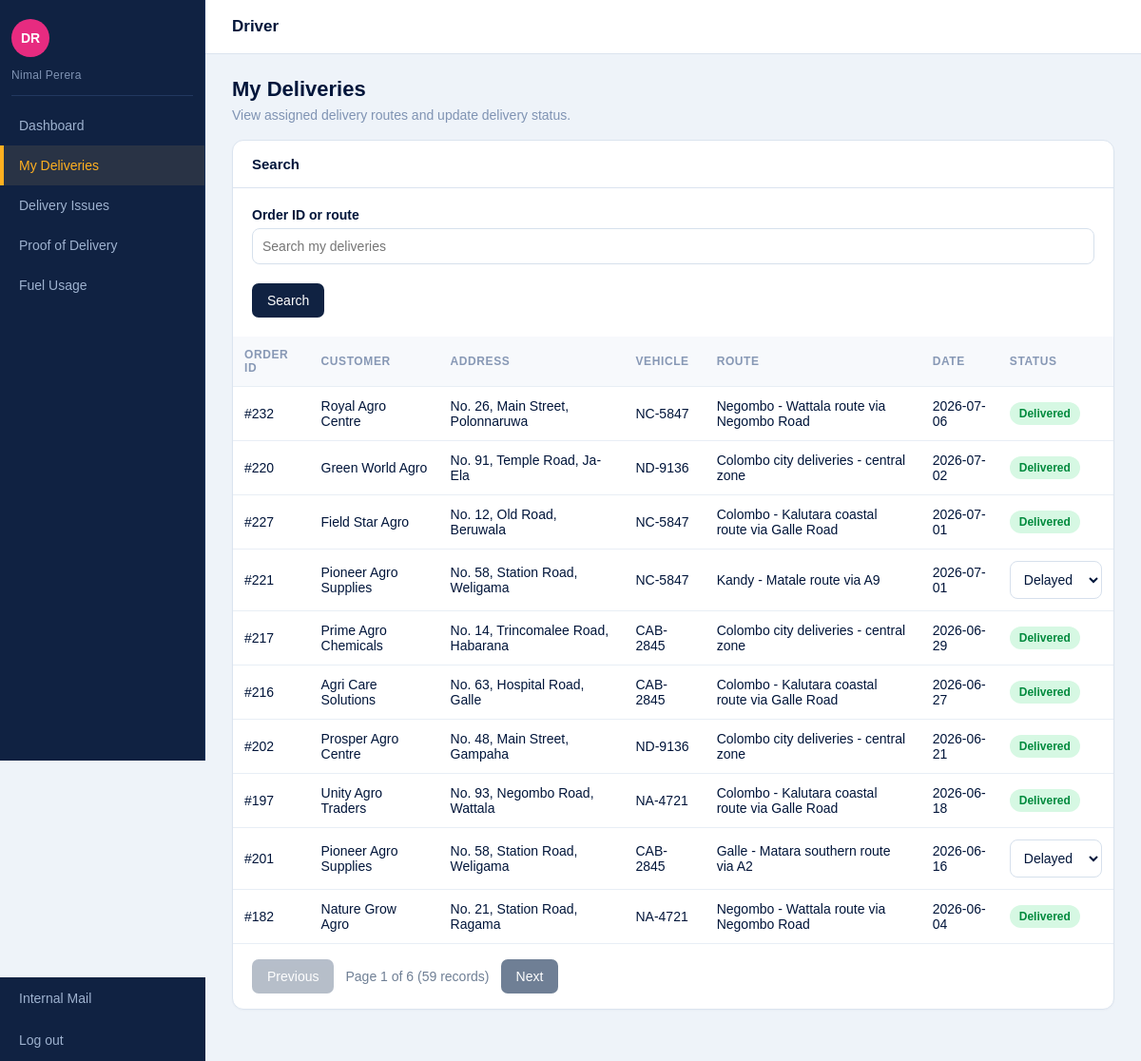
The app's page /codebase/login/roles/driver/my_deliveries.php (signed in) with its own data.
### tables this page shows
CREATE TABLE delivery (
    delivery_id INT AUTO_INCREMENT PRIMARY KEY,
    order_id INT NOT NULL UNIQUE,
    driver_id INT NOT NULL,
    vehicle_id INT NOT NULL,
    scheduled_date DATE NOT NULL,
    route_details TEXT,
    status VARCHAR(30) NOT NULL,
    transport_cost DECIMAL(10,2) NOT NULL,
    FOREIGN KEY (order_id) REFERENCES sales_order(order_id),
    FOREIGN KEY (driver_id) REFERENCES employee(employee_id),
    FOREIGN KEY (vehicle_id) REFERENCES vehicle(vehicle_id)
);

CREATE TABLE customer (
    customer_id INT AUTO_INCREMENT PRIMARY KEY,
    name VARCHAR(100) NOT NULL,
    contact_no VARCHAR(20) NOT NULL,
    email VARCHAR(100) UNIQUE,
    address TEXT,
    loyalty_points INT NOT NULL
);

CREATE TABLE vehicle (
    vehicle_id INT AUTO_INCREMENT PRIMARY KEY,
    plate_number VARCHAR(30) NOT NULL UNIQUE,
    vehicle_type VARCHAR(50) NOT NULL,
    capacity VARCHAR(50)
);

### codebase/login/roles/driver/helpers.php (called while the page is built, shortened)
<?php
function getCurrentEmployeeId($connection, $userId)
{
    $statement = mysqli_prepare($connection, "SELECT employee_id FROM employee WHERE user_id = ?");
    mysqli_stmt_bind_param($statement, "i", $userId);
    mysqli_stmt_execute($statement);
    $row = mysqli_fetch_assoc(mysqli_stmt_get_result($statement));
    return $row ? (int) $row["employee_id"] : null;
}
function getDriverDeliveries($connection, $driverId)
{
    $statement = mysqli_prepare(
        $connection,
        "SELECT d.delivery_id, d.order_id, cu.name AS customer_name, cu.address, v.plate_number,
                d.scheduled_date, d.route_details, d.status
         FROM delivery d
         JOIN sales_order so ON so.order_id = d.order_id
         JOIN customer cu ON cu.customer_id = so.customer_id
         JOIN vehicle v ON v.vehicle_id = d.vehicle_id
         WHERE d.driver_id = ?
         ORDER BY d.scheduled_date DESC, d.delivery_id DESC"
    );
    mysqli_stmt_bind_param($statement, "i", $driverId);
    mysqli_stmt_execute($statement);
    $result = mysqli_fetch_all(mysqli_stmt_get_result($statement), MYSQLI_ASSOC);
    return $result;
}

### codebase/login/roles/driver/my_deliveries.php (the view, shortened to what this page needs)
<?php
require_once __DIR__ . '/../../config.php';
require_once __DIR__ . '/../../pagination.php';
require_once __DIR__ . '/helpers.php';
$currentDriverId = getCurrentEmployeeId($connection, (int) $_SESSION["user_id"]);
$search = trim($_GET["q"] ?? "");
$deliveries = getDriverDeliveries($connection, $currentDriverId);
$perPage = 10;
$totalDeliveries = count($deliveries);
$totalDeliveryPages = max(1, (int) ceil($totalDeliveries / $perPage));
$currentPage = min(getCurrentPage(), $totalDeliveryPages);
$offset = ($currentPage - 1) * $perPage;
$deliveries = array_slice($deliveries, $offset, $perPage);
$statusOptions = [
    "scheduled" => "Scheduled",
    "dispatched" => "Dispatched",
    "in_transit" => "In Transit",
    "delivered" => "Delivered",
    "delayed" => "Delayed",
    "cancelled" => "Cancelled",
];
$statusClasses = [
    "scheduled" => "progress", "dispatched" => "progress", "in_transit" => "progress",
    "delivered" => "resolved", "delayed" => "pending", "cancelled" => "pending",
];
?>
<!DOCTYPE html>
<html lang="en">
<head>
  <link rel="stylesheet" href="css/driver_style.css">
</head>
<body>
  <header class="topbar">
    <h1>Driver</h1>
  </header>
  <div class="layout">
    <?php include __DIR__ . '/nav.php'; ?>
    <main class="content">
      <section class="page-title">
        <h2>My Deliveries</h2>
        <p>View assigned delivery routes and update delivery status.</p>
      </section>
      <section class="panel">
        <h3>Search</h3>
        <form method="get" action="my_deliveries.php">
          <div class="form-grid">
            <div class="form-group full-width">
              <label for="q">Order ID or route</label>
              <input type="text" id="q" name="q" value="<?= htmlspecialchars($search) ?>" placeholder="Search my deliveries">
            </div>
          </div>
          <div class="button-row">
            <button class="btn" type="submit">Search</button>
          </div>
        </form>
        <div class="table-wrapper">
          <table>
            <thead>
              <tr>
                <th>Order ID</th>
                <th>Customer</th>
                <th>Address</th>
                <th>Vehicle</th>
                <th>Route</th>
                <th>Date</th>
                <th>Status</th>
              </tr>
            </thead>
            <tbody>
              <?php foreach ($deliveries as $row): ?>
                <tr>
                  <td>#<?= $row["order_id"] ?></td>
                  <td><?= htmlspecialchars($row["customer_name"]) ?></td>
                  <td><?= htmlspecialchars($row["address"] ?? "") ?></td>
                  <td><?= htmlspecialchars($row["plate_number"]) ?></td>
                  <td><?= htmlspecialchars($row["route_details"] ?? "") ?></td>
                  <td><?= htmlspecialchars($row["scheduled_date"]) ?></td>
                  <td>
                    <?php if (in_array($row["status"], ["delivered", "cancelled"], true)): ?>
                      <span class="status <?= $statusClasses[$row["status"]] ?? "progress" ?>"><?= htmlspecialchars($statusOptions[$row["status"]] ?? $row["status"]) ?></span>
                    <?php else: ?>
                      <form method="post" action="my_deliveries.php">
                        <select name="status" onchange="this.form.submit()">
                          <?php foreach ($statusOptions as $value => $label): ?>
                            <option value="<?= $value ?>" <?= $row["status"] === $value ? "selected" : "" ?>><?= $label ?></option>
                          <?php endforeach; ?>
                        </select>
                      </form>
                    <?php endif; ?>
                  </td>
                </tr>
              <?php endforeach; ?>
            </tbody>
          </table>
        </div>
      </section>
    </main>
  </div>
</body>
</html>

### codebase/login/roles/driver/css/driver_style.css (style rules this page uses)
* { box-sizing: border-box; }
body { margin: 0; font-family: Arial, Helvetica, sans-serif; background-color: #eef3f9; color: #00153a; }
.topbar { min-height: 56px; margin-left: 216px; background-color: #ffffff; color: #00153a; border-bottom: 1px solid #dbe4ef; padding: 18px 28px; }
.topbar h1 { margin: 0; font-size: 17px; font-weight: bold; }
.layout { min-height: calc(100vh - 56px); }
.content { margin-left: 216px; padding: 24px 28px 36px; }
.page-title { margin-bottom: 18px; }
.page-title h2 { margin: 0; color: #00153a; font-size: 22px; }
.page-title p { margin: 6px 0 0; color: #7f93b3; font-size: 14px; }
.card, .panel { background-color: #ffffff; border: 1px solid #dbe4ef; border-radius: 12px; box-shadow: 0 1px 2px rgba(16, 34, 66, 0.03); }
.panel { margin-bottom: 18px; overflow: hidden; }
.panel h3 { margin: 0; padding: 16px 20px; border-bottom: 1px solid #dbe4ef; color: #00153a; font-size: 15px; }
.form-grid { display: grid; grid-template-columns: repeat(2, minmax(220px, 1fr)); gap: 16px; padding: 20px; }
.form-group { display: flex; flex-direction: column; }
.form-group.full-width { grid-column: 1 / -1; }
label { margin-bottom: 6px; color: #00153a; font-size: 14px; font-weight: bold; }
input, select, textarea { width: 100%; padding: 10px; border: 1px solid #d6e0ec; border-radius: 8px; background-color: #ffffff; color: #00153a; font-family: inherit; font-size: 14px; }
.button-row { display: flex; gap: 10px; padding: 0 20px 20px; }
.btn { display: inline-block; padding: 10px 16px; border: none; border-radius: 7px; background-color: #102242; color: #ffffff; font-size: 14px; cursor: pointer; }
.table-wrapper { overflow-x: auto; }
table { width: 100%; border-collapse: collapse; background-color: #ffffff; }
th, td { padding: 12px; border-bottom: 1px solid #e8eef5; text-align: left; font-size: 14px; }
th { background-color: #f7f9fc; color: #8798b5; font-size: 12px; letter-spacing: 0.6px; text-transform: uppercase; }
.status { display: inline-block; padding: 5px 10px; border-radius: 14px; font-size: 12px; font-weight: bold; }
.status.resolved { background-color: #d6f8e3; color: #008a3d; }

### records on screen
delivery: order "232", customer.name "Royal Agro Centre", customer.address "No. 26, Main Street, Polonnaruwa", vehicle.plate_number "NC-5847", route_details "Negombo - Wattala route via Negombo Road", scheduled_date "2026-07-06", status "Delivered"
delivery: order "220", customer.name "Green World Agro", customer.address "No. 91, Temple Road, Ja-Ela", vehicle.plate_number "ND-9136", route_details "Colombo city deliveries - central zone", scheduled_date "2026-07-02", status "Delivered"
delivery: order "227", customer.name "Field Star Agro", customer.address "No. 12, Old Road, Beruwala", vehicle.plate_number "NC-5847", route_details "Colombo - Kalutara coastal route via Galle Road", scheduled_date "2026-07-01", status "Delivered"
delivery: order "221", customer.name "Pioneer Agro Supplies", customer.address "No. 58, Station Road, Weligama", vehicle.plate_number "NC-5847", route_details "Kandy - Matale route via A9", scheduled_date "2026-07-01", status "Delayed"
delivery: order "217", customer.name "Prime Agro Chemicals", customer.address "No. 14, Trincomalee Road, Habarana", vehicle.plate_number "CAB-2845", route_details "Colombo city deliveries - central zone", scheduled_date "2026-06-29", status "Delivered"
delivery: order "216", customer.name "Agri Care Solutions", customer.address "No. 63, Hospital Road, Galle", vehicle.plate_number "CAB-2845", route_details "Colombo - Kalutara coastal route via Galle Road", scheduled_date "2026-06-27", status "Delivered"
delivery: order "202", customer.name "Prosper Agro Centre", customer.address "No. 48, Main Street, Gampaha", vehicle.plate_number "ND-9136", route_details "Colombo city deliveries - central zone", scheduled_date "2026-06-21", status "Delivered"
delivery: order "197", customer.name "Unity Agro Traders", customer.address "No. 93, Negombo Road, Wattala", vehicle.plate_number "NA-4721", route_details "Colombo - Kalutara coastal route via Galle Road", scheduled_date "2026-06-18", status "Delivered"
delivery: order "201", customer.name "Pioneer Agro Supplies", customer.address "No. 58, Station Road, Weligama", vehicle.plate_number "CAB-2845", route_details "Galle - Matara southern route via A2", scheduled_date "2026-06-16", status "Delayed"
delivery: order "182", customer.name "Nature Grow Agro", customer.address "No. 21, Station Road, Ragama", vehicle.plate_number "NA-4721", route_details "Negombo - Wattala route via Negombo Road", scheduled_date "2026-06-04", status "Delivered"

### other values on screen
$_SESSION["full_name"] "Nimal Perera"
$item[0] "Dashboard"
$item[0] "My Deliveries"
$item[0] "Delivery Issues"
$item[0] "Proof of Delivery"
$item[0] "Fuel Usage"
$page "1"
$totalPages "6"
$totalRows "59"
